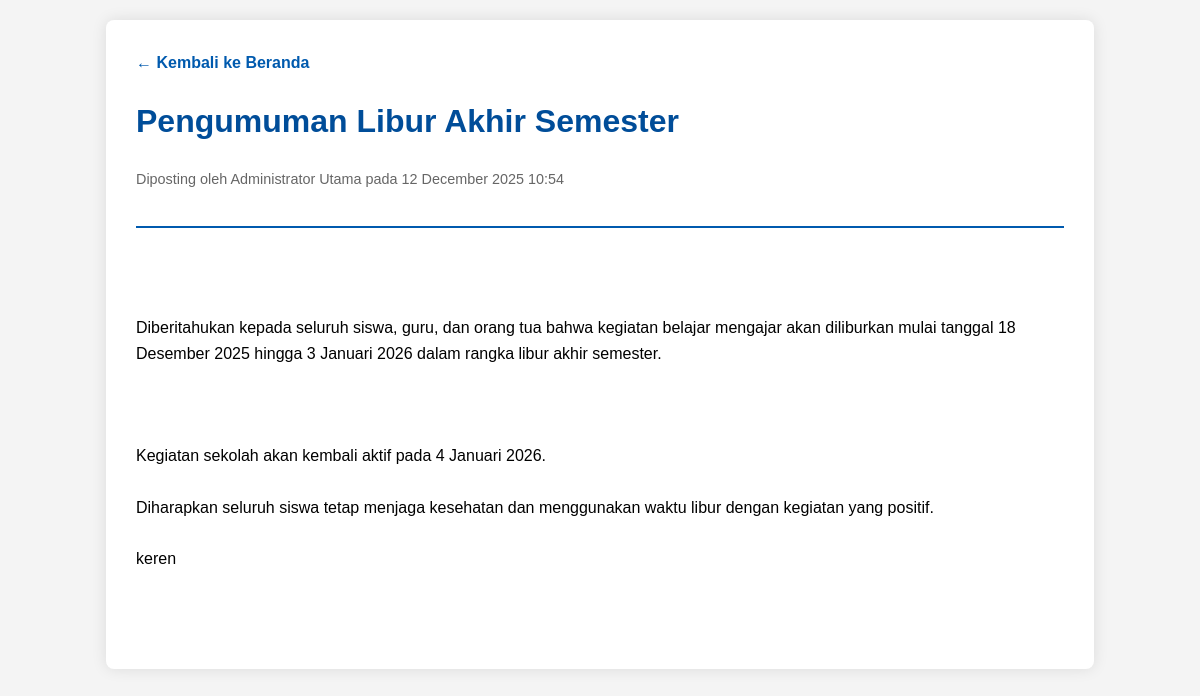
Page /detail_berita.php?id=10 on the committed database.
### tables this page shows
CREATE TABLE `berita` (
  `id` int(11) NOT NULL,
  `judul` varchar(255) NOT NULL,
  `isi` text NOT NULL,
  `tanggal_posting` datetime DEFAULT current_timestamp(),
  `penulis_id` int(11) DEFAULT NULL
);

CREATE TABLE `pengguna` (
  `id` int(11) NOT NULL,
  `username` varchar(50) NOT NULL,
  `password` varchar(255) NOT NULL,
  `role` enum('admin','guru','siswa') NOT NULL,
  `nama_lengkap` varchar(100) DEFAULT NULL
);

### detail_berita.php (the view, shortened to what this page needs)
<?php
include 'koneksi.php';
$id_berita = mysqli_real_escape_string($koneksi, $_GET['id']);
$query = "SELECT b.judul, b.isi, b.tanggal_posting, p.nama_lengkap AS penulis
          FROM berita b
          JOIN pengguna p ON b.penulis_id = p.id
          WHERE b.id = '$id_berita'";
$result = mysqli_query($koneksi, $query);
$berita = mysqli_fetch_assoc($result);
?>
<!DOCTYPE html>
<html lang="id">
<head>
</head>
<body>
    <div class="container">
        <a href="index.php" class="back-link">← Kembali ke Beranda</a>
        <div class="header">
            <h1><?php echo htmlspecialchars($berita['judul']); ?></h1>
            <div class="meta">
                Diposting oleh <?php echo htmlspecialchars($berita['penulis']); ?> pada <?php echo date('d F Y H:i', strtotime($berita['tanggal_posting'])); ?>
            </div>
        </div>
        <div class="isi-berita">
            <p><?php echo nl2br(htmlspecialchars($berita['isi'])); ?></p>
        </div>
    </div>
</body>
</html>

### detail_berita.php (style rules this page uses)
body { font-family: Arial, sans-serif; background-color: #f4f4f4; margin: 0; padding: 20px; line-height: 1.6; }
.container { width: 80%; margin: auto; background: white; padding: 30px; border-radius: 8px; box-shadow: 0 0 15px rgba(0,0,0,0.1); }
.header { border-bottom: 2px solid #005aae; padding-bottom: 15px; margin-bottom: 20px; }
h1 { color: #004d99; margin-top: 0; }
.meta { font-size: 0.9em; color: #666; margin-bottom: 20px; }
.isi-berita { white-space: pre-wrap; }
.back-link { display: inline-block; margin-bottom: 20px; color: #005aae; text-decoration: none; font-weight: bold; }

### rows in the picture
berita: judul "Pengumuman Libur Akhir Semester", penulis.nama_lengkap "Administrator Utama", tanggal_posting "12 December 2025 10:54", isi "Diberitahukan kepada seluruh siswa, guru, dan orang tua bahwa kegiatan belajar mengajar akan diliburkan mulai tanggal 18 Desember 2025 hingga 3 Januari 2026 dalam rangka libur akhir semester. Kegiatan sekolah akan kembali aktif pada 4 Januari 2026. Diharapkan seluruh siswa tetap menjaga kesehatan dan menggunakan waktu libur dengan kegiatan yang positif. keren"
